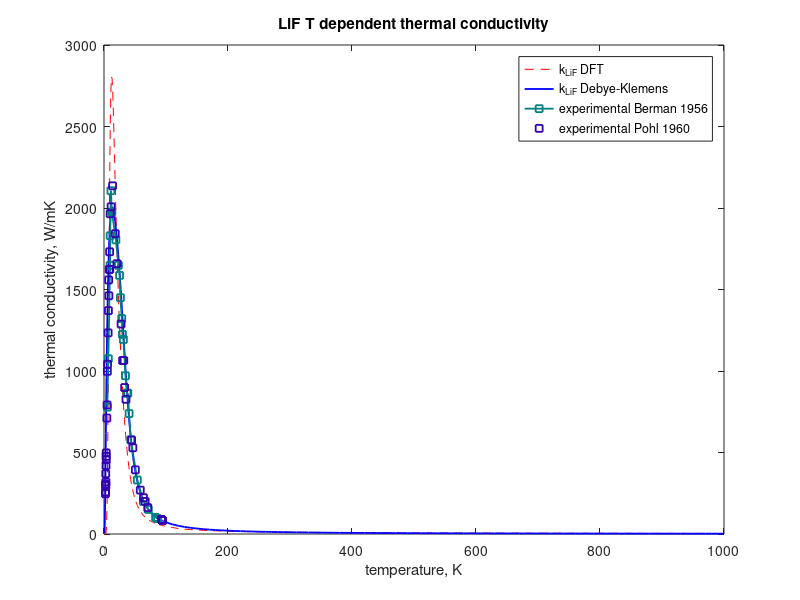

This figure's MATLAB source:
% This is code V.1. for numerical calculation of thermal conductivity of 
% SHI irradiated non-metals
clear 

% =========================== parameters ==================================
kB = 1.38064852e-23;            % Boltzman constant in J/K
hr = 6.62607015e-34 / (2 * pi); % hbar, reduced Plack constant in J*s
TD = 735;                       % Debye temperature of LiF crystal taken 
                                % from "Atomic vibrations" chapter of 
                                % "Quantum theory of the solid state" by Kantorobich
M = 25.939;                     % Molecular mass LiF in g/mol
MF = 18.998;
MLi = 6.941;

g = 1.5;                        % Gruneisen constant of LiF, a measure of anharmonicity
a = 4.03e-10;                   % a^3 atomic volume in m
d = 1;                          % dimensions of the sample in m 

T = [1 : 100 110 : 10 : 1000];              % temperature
V0 = 4/3 * pi * (0.5 * a)^3;                % atomic volume
C11=11.12e11;C12=4.2e11;C44=6.49e11;        % elasticity constants at 300K
                                            % based on Briscoe and Squire, 1957
vl = 6602;                                  % in m/s based on Briscoe and Squire, 1957
vt = 4938;
%v=(1./(1./vl.^3./3+2./vt.^3./3))^(1/3);     % summation of velocity
v=(1./(1./vl.^2./2+1./vt.^2./2))^(1/2);    

wD=(6*pi.^2./V0)^(1/3).* v;         % Debye frequency
wm = wD;
ww=(1:50)/50;                       % setting frequency range
dw=wm/50;w=wm*ww;      

% 
% wm=wD;                                % maximum frequency set equal to Debye
% ww=(1:50)/50;                         % setting frequency range
% dwm=wm/50;w=wm*ww;      



% load DFT simulation data
k_num = load('numdata.txt');
k_num_4A = k_num(:,1);
k_num_7A = k_num(:,2);
k_num_8A = k_num(:,3);


% load Berman experimental simulation data
k_Ber = load('LiF_k_Berman.txt');
T_Ber = k_Ber(:,1);
k_Ber = k_Ber(:,2)* 1e+2;

% load Pohl experimental simulation data
k_Pohl = load('LiF_k_Pohl.txt');
T_Pohl = k_Pohl(:,1);
k_Pohl = k_Pohl(:,2)* 1e+2;

%T = T_Ber';
% =========================== calculation =================================
% kL - thermal conductivity of the lattice
c1 = kB / (2 * pi^2 * v);       % constant coefficients 
c2 = (kB / hr)^3;

x = hr * w' ./ (kB * T);         % dimensionless parameter


% =========================================================================
% FITTING PARAMETERS

% estimated
%dM = 1.8*M * 1e-1;                % temporary value
dM = 0.9*MF;

c = 1.55e-6;                       % the point defect concentration (per atom)

% coefficients
% v.1.  (Tritt 2004)
%a0 = 1.1e+28;                      
a0 = 1.175e+28;                      
%alpha = 3.2;
alpha = 3.2;
%==========================================================================




% ------------------phonon scattering relaxation time ----------------- 

% Umklapp scattering
% v.1. according to Tritt
tU = (a0 * hr * g^2 * w'.^2 .* T .* exp(-TD ./ (alpha*T)) / (M * v^2 * TD)).^(-1);
% ***
% % v.2. according to Klemens
% tU = (a0 * 8 * g^2 * kB * TD * v / M * T .* exp(- TD ./ ( alpha * T ))).^(-1);
disp('t Umklapp')
display(max(max(tU)))

% scattering due to point defect
A = c * (dM / M)^2 * 4 * pi^3 * a^3 / v^3;
tPD = (A * w'.^4).^(-1);     % t^(-1) = v * P (probability by Klemens)
disp('t point defect')
display(max(max(tPD)))

% boundary scattering
tB = (v / d)^(-1);
disp('t boundary')
display(max(max(tB)))

% summation of phonon relaxation time
tq = (tU.^(-1) + tPD.^(-1) + tB.^(-1)).^(-1);
%tq = (tU.^(-1) + tB.^(-1)).^(-1);
disp('t sum')
display(max(max(tq)))

% phonon-phonon normal scattering the relaxation rate
a1 = 1e-11;  % constant
tN = 1 ./ (a1 * w' .* T.^3);   % for LiF and diamond
disp('t phonon-phonon')
display(max(max(tN)))

% combined relaxation time
tc = (tq.^(-1) + tN.^(-1)).^(-1);    
disp('t combined')
display(max(max(tc)))

% dx = zeros(length(w), length(T));
% I1 = zeros(length(w), length(T));
% I2 = zeros(length(w), length(T));
% I3 = zeros(length(w), length(T));
%for i = 1 : length(T)
%     dx(:, i) = hr * dw ./ (kB * T(i));
% 
%     I1(:, i) = tc .* x.^4 .* exp(x) ./ (exp(x) - 1).^2 * dx(:, i);
%     I2(:, i) = tc ./ tN .* x.^4 .* exp(x) ./ (exp(x) - 1).^2 * dx(:, i);
%     I3(:, i) = tc ./ (tN .* tq) .* x.^4 .* exp(x) ./ (exp(x) - 1).^2 * dx(:, i);
%end
    
dx = hr * dw ./ (kB * T);

I1 = trapz(tc .* x.^4 .* exp(x) ./ (exp(x) - 1).^2, 1) .* dx;
I2 = trapz(tc ./ tN .* x.^4 .* exp(x) ./ (exp(x) - 1).^2, 1) .* dx;
I3 = trapz(tc ./ (tN .* tq) .* x.^4 .* exp(x) ./ (exp(x) - 1).^2, 1) .* dx;

    
k1 = c1 * c2 * T.^3   .*   I1;
k2 = c1 * c2 * T.^3   .*   I2.^2 ./ I3;
k = k1 + k2;

% I = tq .* x.^4 .* exp(x) ./ (exp(x) - 1).^2 * dx;
% kL = c1 * c2 * T.^3 .* I;

% display the temperature @ peak
%display(find(kL == max(kL)))
% display (max(k_num_8A))
% display (max(kL))

figure
lw = 1.3;
plot(  T, k_num_8A, 'r--', T, k, 'b',  'LineWidth', lw)
hold on
plot(T_Ber, k_Ber,'-s','MarkerSize',5, 'color',[0.0 0.5 0.5],  'LineWidth', lw)
plot(T_Pohl, k_Pohl,'s','MarkerSize',5, 'color',[0.2 0.0 0.7],  'LineWidth', lw)

title('LiF T dependent thermal conductivity')
xlabel('temperature, K')
ylabel('thermal conductivity, W/mK')
legend('k_L_i_F DFT', 'k_L_i_F Debye-Klemens', 'experimental Berman 1956', ...
    'experimental Pohl 1960') 
hold off
display(find(k == max(k)))
display(max(k))
% display(k(120))
%plot(T, k, 'k',  'LineWidth', lw)
%title('LiF T dependent thermal conductivity Debye-Klemens')
%xlabel('temperature, K')
%ylabel('thermal conductivity, W/mK')
% axis([0 200 0 3000])

%__________________________________________________________________________
% Fit accuracy
% mean_dat = mean(k);
% SS_res = sum((k' - k_num_8A).^2);
% SS_tot = sum((k' - mean_dat ).^2);
% 
%ss = sqrt(sum((k' - k_Ber).^2));
% aberr = ss / mean(k);
% display(acc)
%__________________________________________________________________________

